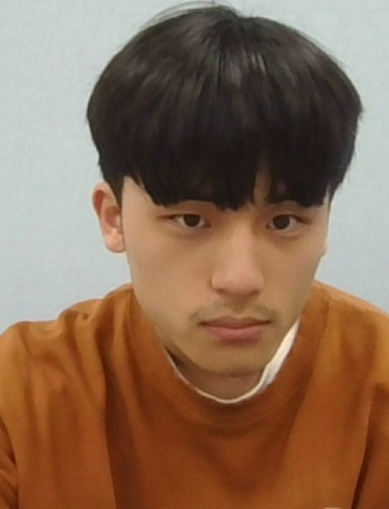
#> input picture imageSegmentation/test.png, 389 x 509 px
$ python imageMoveTest.py
#> lines starting #> are read from the running program, lines starting #| are printed output that depends on the picture
import cv2
import numpy as np

# 빈 이미지 생성

# criteria_rows, criteria_cols = 645, 390
width, height = 390, 645  # 이미지의 너비와 높이를 원하는 크기로 지정합니다.
blank_image = np.zeros((height, width, 3), np.uint8)  # 3 채널 BGR 이미지를 생성합니다.

# 이미지를 넣을 위치(x, y)를 지정합니다.
# x = 50  # x 좌표
# y = 50  # y 좌표

# 넣을 이미지를 불러오거나 생성합니다.
image_to_insert = cv2.imread('./test.png')  # 이미지 파일을 읽어올 때
#> image_to_insert is the input picture: shape (509, 389, 3); mean B, G, R 85.1, 107.1, 137.2
# image_to_insert = cv2.resize(image_to_insert, dsize=(image_to_insert.shape[1] * 2, image_to_insert.shape[0] * 2), interpolation=cv2.INTER_LINEAR)

ratio = max(image_to_insert.shape[0] / height ,image_to_insert.shape[1] / width)
#> ratio = 0.997
# print(image_to_insert.shape[0] / height)
# print(image_to_insert.shape[1] / width)
if ratio > 1:
    image_to_insert = cv2.resize(image_to_insert, dsize=(int(image_to_insert.shape[1] / ratio) , int(image_to_insert.shape[0] / ratio)), interpolation=cv2.INTER_LINEAR)
    # cv2.resize(img, dsize=(500,500), interpolation=cv2.INTER_LINEAR)

print(image_to_insert.shape[0])
#| 509
print(image_to_insert.shape[1])
#| 389

print(blank_image.shape[0])
print(blank_image.shape[1])

y = int((blank_image.shape[0] - image_to_insert.shape[0]) / 2)
#> y = 68
x = int((blank_image.shape[1] - image_to_insert.shape[1]) / 2)
#> x = 0

blank_image[y:y + image_to_insert.shape[0], x:x + image_to_insert.shape[1]] = image_to_insert
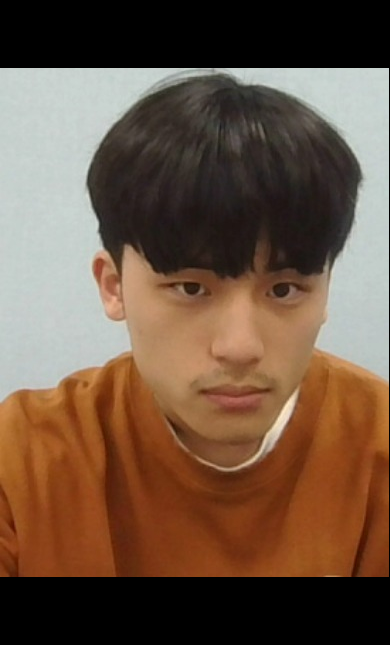
#> blank_image: shape (645, 390, 3); mean B, G, R 67, 84.3, 108

cv2.imshow('Result Image', blank_image)  # 이미지 표시
cv2.waitKey(0)
cv2.destroyAllWindows()

$ run again, with imageSegmentation/1spor1998@naver.com.png copied over imageSegmentation/test.png
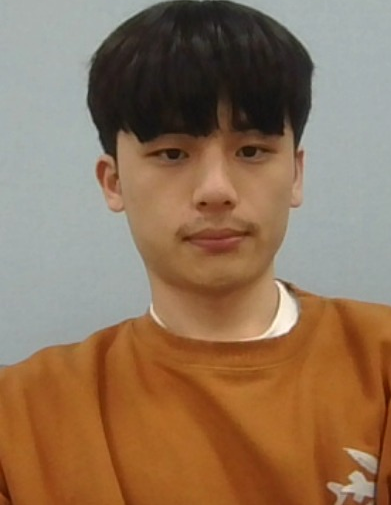
#> input picture imageSegmentation/1spor1998@naver.com.png, 391 x 505 px
#> image_to_insert is the input picture: shape (505, 391, 3); mean B, G, R 89.1, 114.5, 142.8
#> image_to_insert: shape (503, 390, 3)
#| 503
#| 390
#> `blank_image[y:y + image_to_insert.shape[0], x:x + image_to_insert.shap..`:
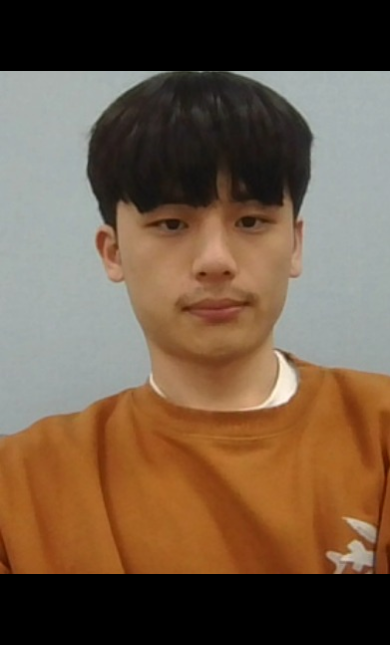
#> blank_image: shape (645, 390, 3); mean B, G, R 69.4, 89.3, 111.3

$ run again, with imageSegmentation/2spor1998@naver.com.png copied over imageSegmentation/test.png
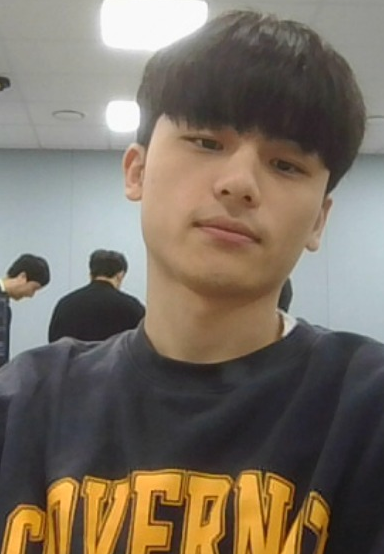
#> input picture imageSegmentation/2spor1998@naver.com.png, 384 x 554 px
#> image_to_insert is the input picture: shape (554, 384, 3); mean B, G, R 99, 111.9, 122.3
#| 554
#| 384
#> `blank_image[y:y + image_to_insert.shape[0], x:x + image_to_insert.shap..`:
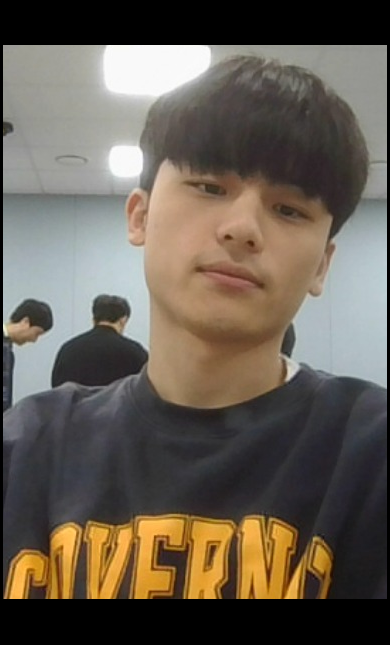
#> blank_image: shape (645, 390, 3); mean B, G, R 83.7, 94.6, 103.4
